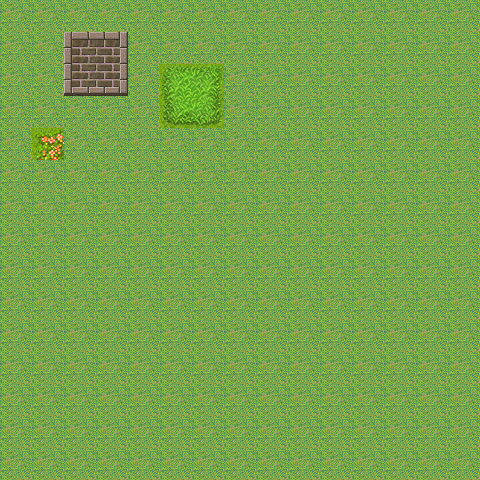

This is a level from a 2D game, rendered from its Tiled map with the project's own tilesets. A one-line summary and the complete map file follow:
An orthogonal 15x15 tile map with 32x32 px tiles, 3 tile layers (floor, objects, player).

<map version="1.0" orientation="orthogonal" renderorder="right-down" width="15" height="15" tilewidth="32" tileheight="32" nextobjectid="1">
 <tileset firstgid="1" name="tileset" tilewidth="32" tileheight="32" tilecount="192" columns="16">
  <image source="tileset.png" width="512" height="384" />
 </tileset>
 <layer name="floor" width="15" height="15">
  <data encoding="csv">
99,99,99,99,99,99,99,99,99,99,99,99,99,99,99,
99,99,99,99,99,99,99,99,99,99,99,99,99,99,99,
99,99,99,99,99,99,99,99,99,99,99,99,99,99,99,
99,99,99,99,99,99,99,99,99,99,99,99,99,99,99,
99,99,99,99,99,99,99,99,99,99,99,99,99,99,99,
99,99,99,99,99,99,99,99,99,99,99,99,99,99,99,
99,99,99,99,99,99,99,99,99,99,99,99,99,99,99,
99,99,99,99,99,99,99,99,99,99,99,99,99,99,99,
99,99,99,99,99,99,99,99,99,99,99,99,99,99,99,
99,99,99,99,99,99,99,99,99,99,99,99,99,99,99,
99,99,99,99,99,99,99,99,99,99,99,99,99,99,99,
99,99,99,99,99,99,99,99,99,99,99,99,99,99,99,
99,99,99,99,99,99,99,99,99,99,99,99,99,99,99,
99,99,99,99,99,99,99,99,99,99,99,99,99,99,99,
99,99,99,99,99,99,99,99,99,99,99,99,99,99,99
</data>
 </layer>
 <layer name="objects" width="15" height="15">
  <data encoding="csv">
0,0,0,0,0,0,0,0,0,0,0,0,0,0,0,
0,0,21,22,0,0,0,0,0,0,0,0,0,0,0,
0,0,37,38,0,73,74,0,0,0,0,0,0,0,0,
0,0,0,0,0,89,90,0,0,0,0,0,0,0,0,
0,0,0,0,0,0,0,0,0,0,0,0,0,0,0,
0,0,0,0,0,0,0,0,0,0,0,0,0,0,0,
0,0,0,0,0,0,0,0,0,0,0,0,0,0,0,
0,0,0,0,0,0,0,0,0,0,0,0,0,0,0,
0,0,0,0,0,0,0,0,0,0,0,0,0,0,0,
0,0,0,0,0,0,0,0,0,0,0,0,0,0,0,
0,0,0,0,0,0,0,0,0,0,0,0,0,0,0,
0,0,0,0,0,0,0,0,0,0,0,0,0,0,0,
0,0,0,0,0,0,0,0,0,0,0,0,0,0,0,
0,0,0,0,0,0,0,0,0,0,0,0,0,0,0,
0,0,0,0,0,0,0,0,0,0,0,0,0,0,0
</data>
 </layer>
 <layer name="player" width="15" height="15">
  <data encoding="csv">
0,0,0,0,0,0,0,0,0,0,0,0,0,0,0,
0,0,0,0,0,0,0,0,0,0,0,0,0,0,0,
0,0,0,0,0,0,0,0,0,0,0,0,0,0,0,
0,0,0,0,0,0,0,0,0,0,0,0,0,0,0,
0,19,0,0,0,0,0,0,0,0,0,0,0,0,0,
0,0,0,0,0,0,0,0,0,0,0,0,0,0,0,
0,0,0,0,0,0,0,0,0,0,0,0,0,0,0,
0,0,0,0,0,0,0,0,0,0,0,0,0,0,0,
0,0,0,0,0,0,0,0,0,0,0,0,0,0,0,
0,0,0,0,0,0,0,0,0,0,0,0,0,0,0,
0,0,0,0,0,0,0,0,0,0,0,0,0,0,0,
0,0,0,0,0,0,0,0,0,0,0,0,0,0,0,
0,0,0,0,0,0,0,0,0,0,0,0,0,0,0,
0,0,0,0,0,0,0,0,0,0,0,0,0,0,0,
0,0,0,0,0,0,0,0,0,0,0,0,0,0,0
</data>
 </layer>
</map>
